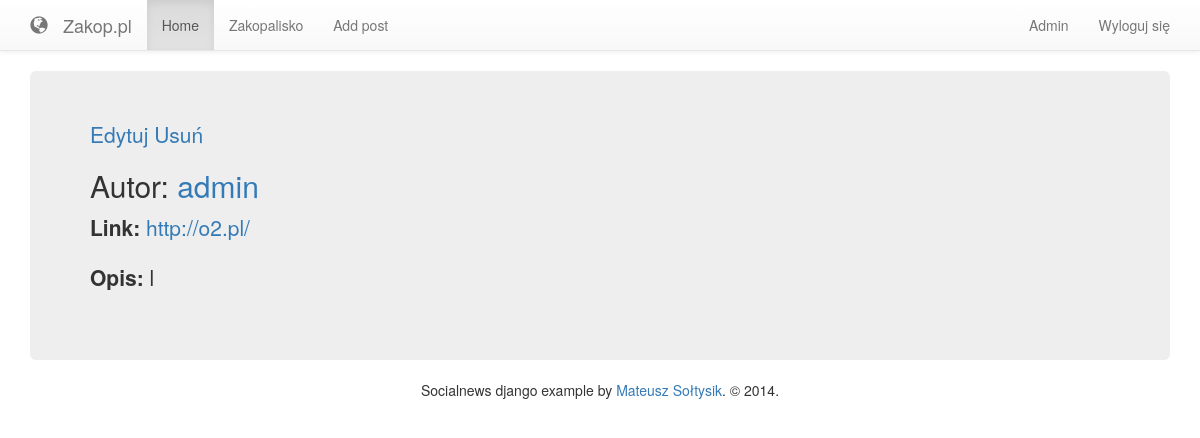
/post/2 (signed in), run on the app's committed database.
### posts/models.py (models this page shows, shortened)
class Post(models.Model):
    title = models.CharField('Title', max_length=100, blank=False)
    author = models.ForeignKey(User, blank=False)
    url = models.URLField('URL', max_length=100, blank=False)
    submitted_on = models.DateTimeField(auto_now_add=True)
    tags = models.ManyToManyField(Tag)
    descriptions = models.TextField('Descriptions', max_length=100)
    points = models.DecimalField(default=0, max_digits=7, decimal_places=2)
    with_votes = PostVoteCountManager()
    objects = models.Manager()

### posts/views.py (the view)
class PostDetailView(DetailView):
    model = Post

### posts/models.py (called while the page is built)
    def get_queryset(self):
        return super(PostVoteCountManager, self).get_queryset().annotate(
            votes=Count('vote')).order_by('-points', '-votes')

### templates/posts/post_detail.html (shortened to what this page needs)
{% extends "base.html" %}
{% block content %}
    {% if object.author == user %}
        <p><a href="{%  url 'post_edit' pk=object.pk %}">Edytuj</a>
        <a href="{% url 'post_delete' pk=object.pk %}">Usuń</a></p>
    {% endif %}
    <h2>Autor: <a href="{% url "profile" slug=object.author %}">{{ object.author }}</a></h2>
    <p><label>Link:</label> <a href="{{ object.url }}">{{ object.url }}</a></p>
    <p><label>Opis:</label> {{ object.descriptions }}</p>
{% endblock %}

### templates/header.html (shortened to what this page needs)
<div class="navbar navbar-default navbar-static-top" role="navigation">
  <div class="container">
    <div class="navbar-header">
      <a class="navbar-brand nohover"><span class="glyphicon glyphicon-globe"></span></a>
      <a class="navbar-brand" href="{% url 'home' %}">Zakop.pl</a>
    </div>
    <div class="navbar-collapse collapse">
      <ul class="nav navbar-nav">
        <li class="active"><a href="{% url 'home' %}">Home</a></li>
        <li><a href="{% url 'lounge' %}">Zakopalisko</a></li>
        <li><a href="{% url 'create_post' %}">Add post</a></li>
      </ul>
      <ul class="nav navbar-nav navbar-right">
          {% if user.is_authenticated %}
            <li><a href="{% url 'profile' slug=user.username %}">{{ user.username|capfirst }}</a></li>
            <li><a href="{% url 'logout' %}">Wyloguj się</a></li>
          {% else %}
            <li><a href="{% url 'login' %}">Zaloguj się</a></li>
            <li><a href="/accounts/register/">Zarejestruj się</a></li>
          {% endif %}
      </ul>
    </div>
  </div>
</div>

### data on the page
Post: author "admin", url "http://o2.pl/", descriptions "l"

### other printed values
{{ user.username|capfirst }} "Admin"
